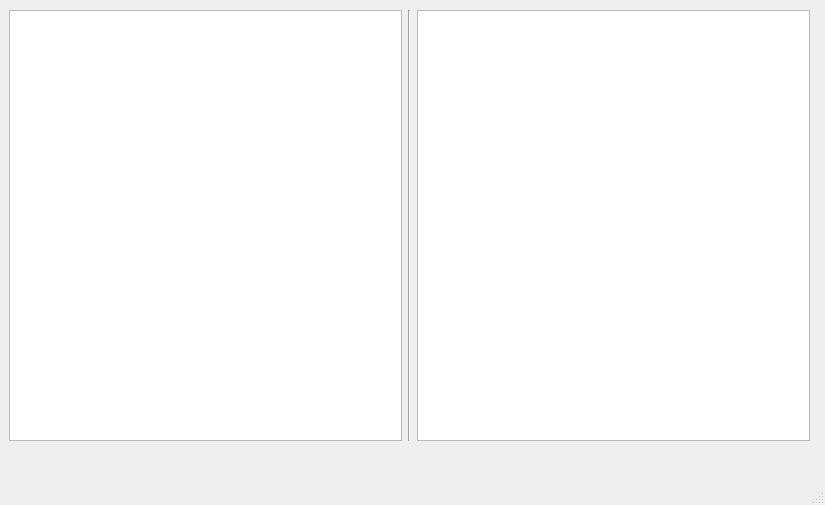
<?xml version="1.0" encoding="UTF-8"?>
<ui version="4.0">
 <class>HouseWindow</class>
 <widget class="QMainWindow" name="HouseWindow">
  <property name="geometry">
   <rect>
    <x>0</x>
    <y>0</y>
    <width>825</width>
    <height>505</height>
   </rect>
  </property>
  <property name="windowTitle">
   <string>MainWindow</string>
  </property>
  <widget class="QWidget" name="centralwidget">
   <widget class="QWidget" name="horizontalLayoutWidget">
    <property name="geometry">
     <rect>
      <x>9</x>
      <y>10</y>
      <width>801</width>
      <height>431</height>
     </rect>
    </property>
    <layout class="QHBoxLayout" name="horizontalLayout">
     <item>
      <widget class="QGraphicsView" name="houseRegion"/>
     </item>
     <item>
      <widget class="Line" name="line">
       <property name="orientation">
        <enum>Qt::Vertical</enum>
       </property>
      </widget>
     </item>
     <item>
      <layout class="QVBoxLayout" name="verticalLayout"/>
     </item>
     <item>
      <widget class="QGraphicsView" name="alarmRegion">
       <property name="sizeAdjustPolicy">
        <enum>QAbstractScrollArea::AdjustToContents</enum>
       </property>
      </widget>
     </item>
    </layout>
   </widget>
  </widget>
  <widget class="QMenuBar" name="menubar">
   <property name="geometry">
    <rect>
     <x>0</x>
     <y>0</y>
     <width>825</width>
     <height>20</height>
    </rect>
   </property>
  </widget>
  <widget class="QStatusBar" name="statusbar"/>
 </widget>
 <resources/>
 <connections/>
</ui>
